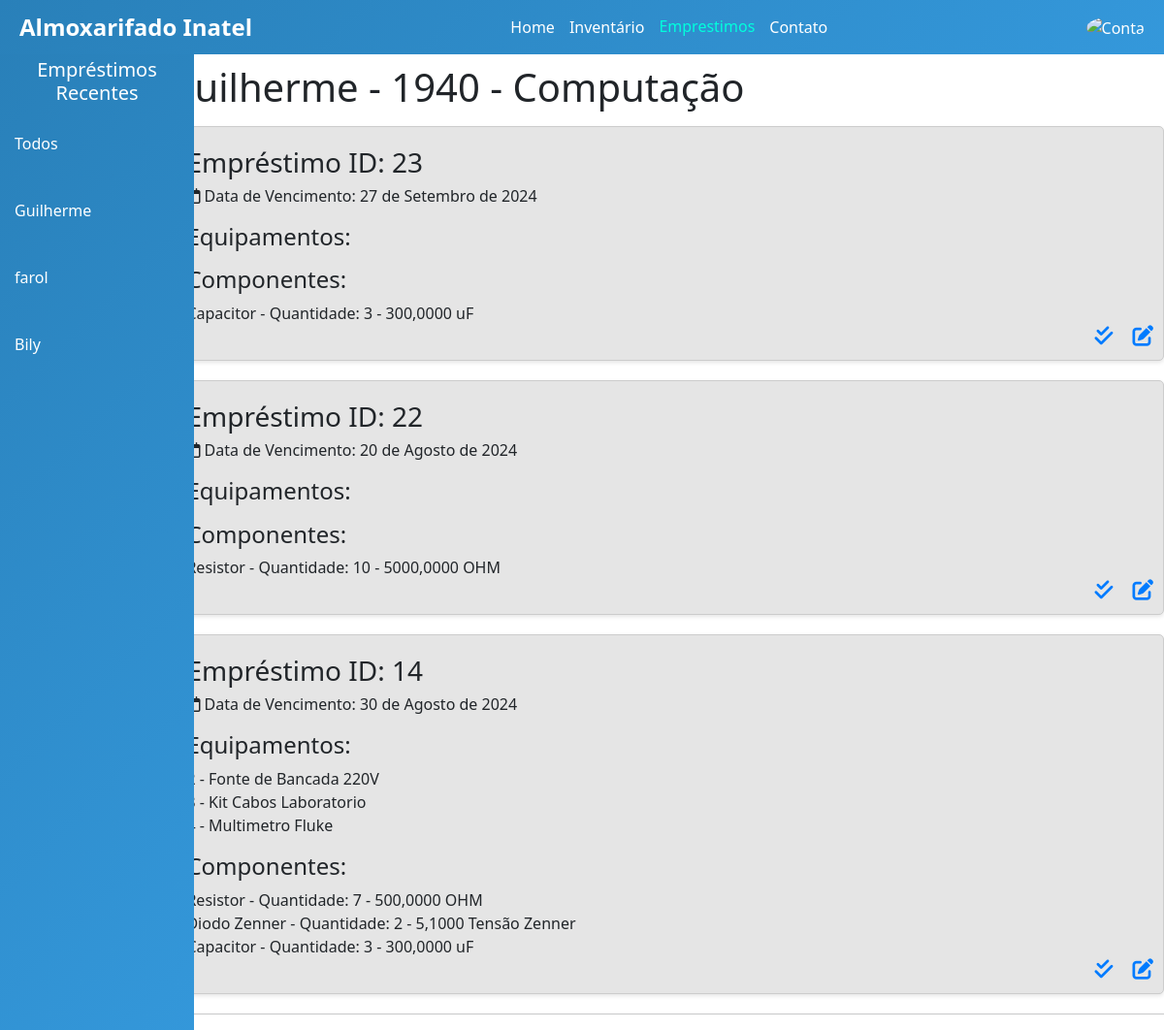
The page /emprestimos/aluno/1940/ (signed in) on the database as committed earlier.
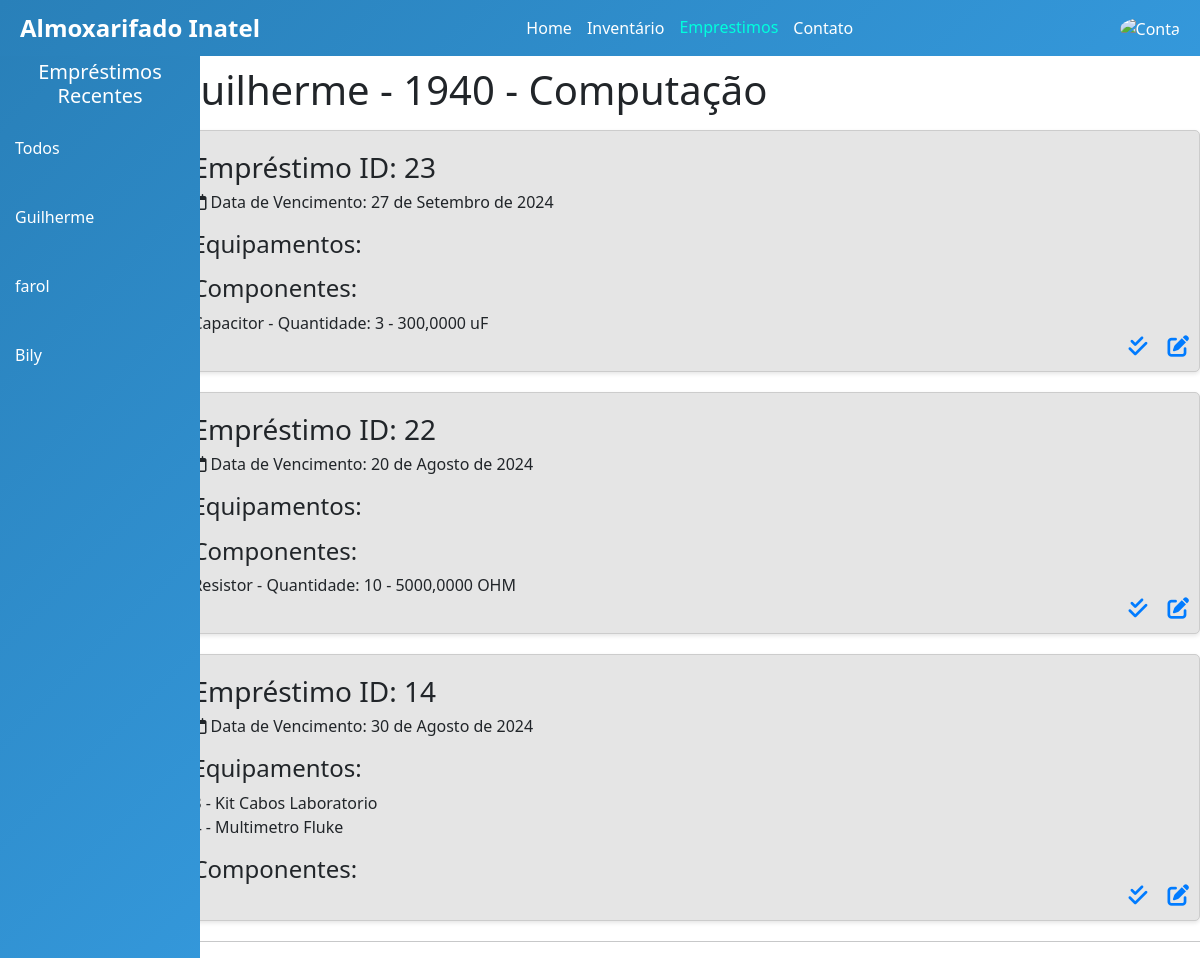
The same page on the database as committed later.
### autenticacao/models.py (models this page shows, shortened)
class Aluno(models.Model):
    user = models.OneToOneField(User, on_delete=models.CASCADE, null=True)
    matricula = models.IntegerField(primary_key=True)
    curso = models.CharField(max_length=50)

class User(AbstractUser):
    name = models.CharField(max_length=200, null=True, unique=True)
    email= models.EmailField(unique=True, null=True)
    is_aluno = models.BooleanField(default=False)
    is_funcionario = models.BooleanField(default=False)
    USERNAME_FIELD = 'email'
    REQUIRED_FIELDS = []

### emprestimos/models.py (models this page shows, shortened)
class Emprestimo(models.Model):
    id = models.BigAutoField(primary_key=True, unique=True)
    estado = models.CharField(max_length=50) # Ativo, Pendente(esperando aprovacao), Atrasado
    data_de_retirada = models.DateField(verbose_name='Data de Retirada', auto_now_add=True)
    data_de_devolucao = models.DateField(verbose_name='Data de Devolução')
    aluno = models.ForeignKey(Aluno, on_delete=models.PROTECT)
    funcionario = models.ForeignKey(Funcionario, on_delete=models.PROTECT)

### inventario/models.py (models this page shows, shortened)
class Emprestimo_has_components(models.Model):
    emprestimo = models.ForeignKey(Emprestimo, on_delete=models.CASCADE)
    componente = models.ForeignKey(Componente, on_delete=models.PROTECT)
    quantidade = models.IntegerField()

class Componente(models.Model):
    id = models.AutoField(primary_key=True, unique=True)
    nome = models.CharField(max_length=50)
    unidade_de_medida = models.CharField(max_length=50, verbose_name='Unidade de Medida')
    valor = models.DecimalField(decimal_places=4, max_digits=16)
    localizacao = models.CharField(max_length=50, verbose_name='Localização')

class Equipamento(models.Model):
    id = models.IntegerField(primary_key=True, unique=True)
    nome = models.CharField(max_length=50)
    descricao = models.CharField(max_length=500,verbose_name='Descrição')
    localizacao = models.CharField(max_length=50, verbose_name='Localização')
    emprestimo = models.ForeignKey(Emprestimo, on_delete=models.SET_DEFAULT, default=None, blank=True, null=True)

### emprestimos/views.py (the view)
# urls.py: path('aluno/<int:pk>/',EmprestimoDetalhes, name='detalhes' ),
def EmprestimoDetalhes(request, pk):
    user = request.user
    try:
        aluno = Aluno.objects.get(matricula=pk)
    except Aluno.DoesNotExist:
        return redirect('home_page')
    emprestimos = Emprestimo.objects.filter(aluno=aluno).order_by('-id')
    if not emprestimos.exists():
        return redirect('home_page')
    pode_editar_deletar = user.is_funcionario or user.is_superuser
    equipamentos = Equipamento.objects.filter(emprestimo__in=emprestimos)
    componentes = Emprestimo_has_components.objects.filter(emprestimo__in=emprestimos)
    alunos_com_emprestimos = Aluno.objects.filter(emprestimo__isnull=False).distinct()
    alunos_com_emprestimos = sorted(alunos_com_emprestimos, key=lambda aluno: aluno.emprestimo_set.order_by('-id').first().id, reverse=True)
    context = {
        'aluno': aluno,
        'equipamentos': equipamentos,
        'emprestimos': emprestimos,
        'componentes': componentes,
        'alunos_com_emprestimos': alunos_com_emprestimos,
        'pode_editar_deletar': pode_editar_deletar,  # Passar a variável de controle para o template
    }
    return render(request, 'detalhes.html', context)

### emprestimos/templates/detalhes.html (shortened to what this page needs)
{% extends "base.html" %}
{% load static %}
{% load dict_filters %}
{% block style%}
    <link rel="stylesheet" href="{% static 'css/bootstrap/bootstrap.min.css' %}">
    <link rel="stylesheet" href="{% static 'fa/css/all.min.css' %}">
    <link rel="stylesheet" href="{% static 'css/detalhes.css' %}">
{% endblock %}
{% block content %}
<div class="detalhes_aluno">
    <div>
        {% include 'componente_emprestimo_recente.html' %}
    </div>
    <div>
        <p>
        <h1>{{ aluno.user.username }} - {{ aluno.matricula }} - {{ aluno.curso }}</h1>
        </p>
        {% for emprestimo in emprestimos %}
            <div class="emprestimo-detalhes">
                <h3>Empréstimo ID: {{ emprestimo.id }}</h3>
                <p><i class="fa-regular fa-calendar"></i> Data de Vencimento: {{ emprestimo.data_de_devolucao }}</p>
                <div>
                    <h4>Equipamentos:</h4>
                    <ul>
                        {% if equipamentos|length > 0 %}
                            {% for equipamento in equipamentos %}
                                {% if equipamento.emprestimo == emprestimo %}
                                    <li>{{equipamento.id}} - {{ equipamento.nome }}</li>
                                {% endif %}
                            {% endfor %}
                        {% else %}
                            <li>vazio</li>
                        {% endif %}
                    </ul>
                </div>
                <div>
                    <h4>Componentes:</h4>
                    <ul>
                        {% if componentes|length > 0 %}
                            {% for componente in componentes %}
                                {% if componente.emprestimo == emprestimo %}
                                    <li>{{ componente.componente.nome }} - Quantidade: {{ componente.quantidade }} - {{ componente.componente.valor }} {{ componente.componente.unidade_de_medida }}</li>
                                {% endif %}
                            {% endfor %}
                        {% else %}
                            <li>vazio</li>
                        {% endif %}
                    </ul>
                </div>
                {% if pode_editar_deletar %}
                <div class="card-icons">
                    <a href="#" data-url="{% url 'delete-emprestimo' emprestimo.id %}" class="delete-btn">
                        <i class="fa-solid fa-check-double" title="Confirmar Entrega"></i>
                    </a>
                    <a href="{% url 'edit-emprestimo' emprestimo.id %}">
                        <i class="fas fa-edit" title="Editar Empréstimos"></i>
                    </a>
                </div>
                {% endif %}
            </div>
        {% endfor %}
        <hr>
    </div>
</div>
{% endblock content %}

### emprestimos/templates/componente_emprestimo_recente.html (shortened to what this page needs)
<head>
    {% load static %}
    {% block style%}
    <link rel="stylesheet" href="{% static 'css/sideBar.css' %}">
    <link rel="stylesheet" href="{% static 'fa/css/all.min.css' %}">
    {% endblock %}
</head>
<body>
    <div class="sidebar">
        <div class = "titul">
        <h5>Empréstimos Recentes</h5>
        </div>
        <div class="link-container">
            <a href="{% url 'emprestimo' %}">Todos</a>
        </div>
        {% if user.is_funcionario or user.is_superuser %}
        {% for aluno in alunos_com_emprestimos %}
        <div class="aluno-link">
            <a href="{% url 'detalhes' pk=aluno.matricula %}">{{ aluno.user.username }}</a>
        </div>
        {% endfor %}
        {% endif %}
    </div>
</body>

Rows that differ between the two databases and show on the page:
removed Emprestimo_has_components: componente.nome "Resistor", quantidade "7", componente.valor "500,0000", componente.unidade_de_medida "OHM", shown under Emprestimo "30 de Agosto de 2024"
removed Emprestimo_has_components: componente.nome "Diodo Zenner", quantidade "2", componente.valor "5,1000", componente.unidade_de_medida "Tensão Zenner", shown under Emprestimo "30 de Agosto de 2024"
removed Emprestimo_has_components: componente.nome "Capacitor", quantidade "3", componente.valor "300,0000", componente.unidade_de_medida "uF", shown under Emprestimo "30 de Agosto de 2024"
changed Emprestimo "30 de Agosto de 2024": loses Equipamento (id "2", nome "Fonte de Bancada 220V")
